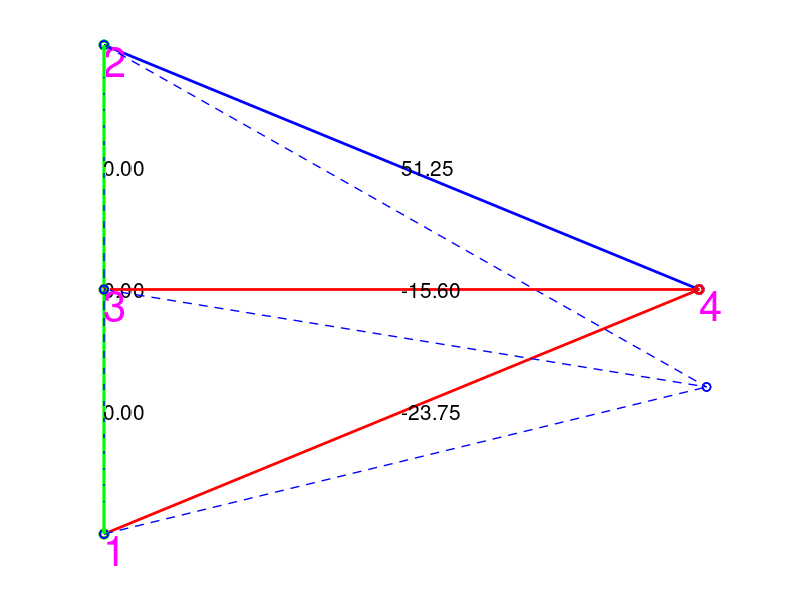

Write the MATLAB code that produced this figure.
% Por Alex Patiño Valle
clc
clear
clf
format shortG

Entrada_Coordenadas=[
1 0 0 0
2 0 14 0
3 0 7 10
4 24 7 0
]
Entrada_Conexion=[
1 1 4
2 2 4
3 1 2
4 1 3
5 3 4
6 2 3
]
Entrada_Cargas_Puntuales=[
4 12 -21 6
]
Entrada_Restriguidos=[
1 1 1 1
2 1 1 1
3 1 1 1
]
E=2e7;
A=0.03*0.02;
Entrada_Propiedades=[
A*ones(length(Entrada_Conexion(:,1)),1) E*ones(length(Entrada_Conexion(:,1)),1)
]
% Graficar Deformada
Amplificador=10
Graficar_Deformacion=1

% Inicio de Codigo
Total_Elementos=length(Entrada_Conexion(:,1))
Total_Nudos=length(Entrada_Coordenadas(:,1))
aux=Entrada_Cargas_Puntuales
Entrada_Cargas_Puntuales=[(1:Total_Nudos*3)' zeros(Total_Nudos*3,1)]
Entrada_Cargas_Puntuales(aux(:,1)*3-2,2)=aux(:,2);
Entrada_Cargas_Puntuales(aux(:,1)*3-1,2)=aux(:,3);
Entrada_Cargas_Puntuales(aux(:,1)*3,2)=aux(:,4)
aux=Entrada_Restriguidos;
Entrada_Restriguidos=[(1:Total_Nudos)' zeros(Total_Nudos,3)];
Entrada_Restriguidos(aux(:,1),2)=aux(:,2);
Entrada_Restriguidos(aux(:,1),3)=aux(:,3);
Entrada_Restriguidos(aux(:,1),4)=aux(:,4)

k=1;
for i=1:Total_Nudos
  if Entrada_Restriguidos(i,2)==1
    Vector_Restringidos(k)=3*i-2;
    k=k+1;
  end
  if Entrada_Restriguidos(i,3)==1
    Vector_Restringidos(k)=3*i-1;
    k=k+1;
  end
  if Entrada_Restriguidos(i,4)==1
    Vector_Restringidos(k)=3*i;
    k=k+1;
  end
end
Vector_Restringidos
Vector_Libres=[1:Total_Nudos*3]'
Vector_Libres(Vector_Restringidos)=[];
% Codigo de Programa
for i=1:Total_Elementos
  Ni=Entrada_Conexion(i,2);
  Nf=Entrada_Conexion(i,3);
  xi=Entrada_Coordenadas(Ni,2);
  yi=Entrada_Coordenadas(Ni,3);
  zi=Entrada_Coordenadas(Ni,4);
  xf=Entrada_Coordenadas(Nf,2);
  yf=Entrada_Coordenadas(Nf,3);
  zf=Entrada_Coordenadas(Nf,4);
  Longitud(i)=sqrt((xf-xi)^2+(yf-yi)^2+(zf-zi)^2);
  calfa(i)=(xf-xi)/Longitud(i);
  cbeta(i)=(yf-yi)/Longitud(i);
  cganma(i)=(zf-zi)/Longitud(i);
  GDL_elemento(i,:)=[Ni*3-2 Ni*3-1 Ni*3 Nf*3-2 Nf*3-1 Nf*3];
end
Datos=[Longitud' calfa' cbeta' cganma']
for i=1:Total_Elementos
  E=Entrada_Propiedades(i,2);
  A=Entrada_Propiedades(i,1);
  L=Datos(i,1);
  K_Local=E*A/L*[1 -1
                -1 1]
  ca=Datos(i,2);
  cb=Datos(i,3);
  cg=Datos(i,4);
  B=[ca cb cg 0 0 0
     0 0 0 ca cb cg]
  K_Local_elemento(:,:,i)=K_Local;
  B_elemento(:,:,i)=B;
  K_Local_Global(:,:,i)=B'*K_Local*B;
end
K_Local_Global
% Ensamble
K_Global=zeros(Total_Nudos*3,Total_Nudos*3);
for i=1:Total_Elementos
  GDL=GDL_elemento(i,:);
  K_Global(GDL,GDL)=K_Global(GDL,GDL)+K_Local_Global(:,:,i);
end
K_Global

Fuerzas_Globales=Entrada_Cargas_Puntuales(:,2);
Fuerzas_Globales_Reducidas=Fuerzas_Globales;
K_Global_Reducido=K_Global
K_Global_Reducido(Vector_Restringidos,:)=[];
K_Global_Reducido(:,Vector_Restringidos)=[]
Fuerzas_Globales_Reducidas(Vector_Restringidos)=[]

D_Global_Reducido=K_Global_Reducido^-1*Fuerzas_Globales_Reducidas
D_Global=zeros(Total_Nudos*3,1);
D_Global(Vector_Libres)=D_Global_Reducido
Reacciones=K_Global*D_Global-Fuerzas_Globales


for i=1:Total_Elementos
  D=D_Global(GDL_elemento(i,:));
  d=B_elemento(:,:,i)*D;
  f=K_Local_elemento(:,:,i)*d
  Fuerzas_Internas(i)=f(2);
end





% GRAFICOS
hold on
for i=1:Total_Elementos
  Ni=Entrada_Conexion(i,2);
  Nf=Entrada_Conexion(i,3);
  xi=Entrada_Coordenadas(Ni,2);
  yi=Entrada_Coordenadas(Ni,3);
  zi=Entrada_Coordenadas(Ni,4);
  xf=Entrada_Coordenadas(Nf,2);
  yf=Entrada_Coordenadas(Nf,3);
  zf=Entrada_Coordenadas(Nf,4);
  x=(xi+xf)/2;
  y=(yi+yf)/2;
  z=(zi+zf)/2;
  if Fuerzas_Internas(i)>0
  plot3([xi, xf], [yi, yf], [zi, zf], 'bo-', 'LineWidth', 2);
  elseif abs(Fuerzas_Internas(i))<0.001
  plot3([xi, xf], [yi, yf], [zi, zf], 'go-', 'LineWidth', 2);
  else
  plot3([xi, xf], [yi, yf], [zi, zf], 'ro-', 'LineWidth', 2);
  end
  text(x,y,z,num2str(Fuerzas_Internas(i),'%.2f'),'FontSize',15,'color','k')
end
for i=1:Total_Nudos
  x=Entrada_Coordenadas(i,2);
  y=Entrada_Coordenadas(i,3);
  z=Entrada_Coordenadas(i,4);
  text(x, y, z, num2str(i), 'FontSize', 30, 'Color', 'm','VerticalAlignment', 'top')
end
axis off


for i=1:Total_Nudos
  x=Entrada_Coordenadas(i,2);
  y=Entrada_Coordenadas(i,3);
  z=Entrada_Coordenadas(i,4);
  xc=D_Global(i*3-2)*Amplificador+x;
  yc=D_Global(i*3-1)*Amplificador+y;
  zc=D_Global(i*3)*Amplificador+z;
  Coordenadas_Corregido(i,:)=[xc yc zc];
end
Coordenadas_Corregido;

if Graficar_Deformacion==1
  for i=1:Total_Elementos
    Ni=Entrada_Conexion(i,2);
    Nf=Entrada_Conexion(i,3);
    xi=Coordenadas_Corregido(Ni,1);
    yi=Coordenadas_Corregido(Ni,2);
    zi=Coordenadas_Corregido(Ni,3);
    xf=Coordenadas_Corregido(Nf,1);
    yf=Coordenadas_Corregido(Nf,2);
    zf=Coordenadas_Corregido(Nf,3);
    plot3([xi, xf], [yi, yf], [zi, zf], 'bo--', 'LineWidth', 1);
  end
end
